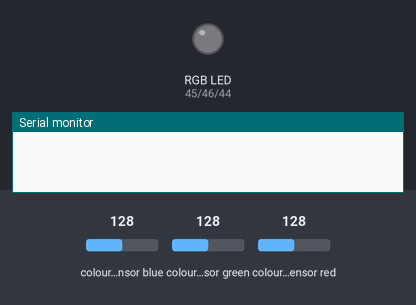
Bench run of a sketch on a simulated Arduino Mega 2560, built with avr-gcc and run on an emulated ATmega2560. Parts: an RGB LED mixed from three pins (HIGH = lit), the last lines printed to the serial monitor. Inputs (shaded band) come from the test bench; at power-on: colour sensor blue 128, colour sensor green 128, colour sensor red 128.

Above: at 0.1 s.
At 0.7 s:
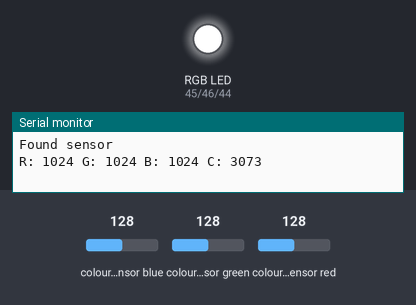
Timing chart, 0 to 2.2 s (numbered marks = the images above):
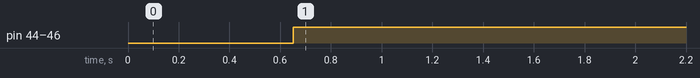

The sketch:

RGB_Sensor_raw.ino
```cpp
#include <Wire.h>
#include "Adafruit_TCS34725.h"

/* Connect SCL    to analog 5
   Connect SDA    to analog 4
   Connect VDD    to 3.3V DC
   Connect GROUND to common ground */

/* Initialise with default values (int time = 2.4ms, gain = 1x) */

  const int blue_light_pin= 44;
  const int red_light_pin = 45;
  const int green_light_pin = 46;

  Adafruit_TCS34725 tcs = Adafruit_TCS34725(TCS34725_INTEGRATIONTIME_614MS, TCS34725_GAIN_1X);

  int red = 0;
  int blue = 0;
  int green = 0;
  int ct = 0;

  bool ledOn = false;

void setup() {
  // put your setup code here, to run once:
  Serial.begin(9600);

  pinMode(red_light_pin, OUTPUT);
  pinMode(green_light_pin, OUTPUT);
  pinMode(blue_light_pin, OUTPUT);

  delay(500);
  while(1){
    if (tcs.begin()) {
      Serial.println("Found sensor");
      break;
    } else {
      Serial.println("No TCS34725 found ... check your connections");
    }
    delay(500);
  }
}


void loop() {
//  float r, g, b, c, colorTemp, lux;
  uint16_t r, g, b, c, colorTemp, lux;


  tcs.getRawData(&r, &g, &b, &c);
//  tcs.getRGB(&r, &g, &b);

  red = (int) r;
  green = (int) g;
  blue = (int) b;
  ct = (int) c;

  // colorTemp = tcs.calculateColorTemperature_dn40(r, g, b, c);
  // lux = tcs.calculateLux(r, g, b);

  delay(100);
  Serial.print("R: "); Serial.print(red, DEC); Serial.print(" ");
  Serial.print("G: "); Serial.print(green, DEC); Serial.print(" ");
  Serial.print("B: "); Serial.print(blue, DEC); Serial.print(" ");
  Serial.print("C: "); Serial.print((int) c, DEC); Serial.print(" ");
  Serial.println(" ");

//  RGB_color(red, green, blue);
//  return;

  //green: r=88 g=96 b = 43
  //gray r=100 g=76 b=54
  //yellow r=114 g=82 b=32
  //magenta r=125 g=56 b=55
  //red r=169 g=42 b=37
  //blue r=79 g=73 b=80

  //GREEN
  // r=74 g=109 b = 45
  // r=820 g=1160 b=490 c=2760
  if(valInRange(red, 820) &&
  valInRange(green, 1160) &&
  valInRange(blue, 490))
  {
    Serial.println("GREEN detected");
    RGB_color(0, 255, 0);
    return;
  }

  //GRAY
  // r=81 g=84 b=67
  // r=1300 g=1300 b=1000 c=3210
  if(valInRange(red, 1300) &&
  valInRange(green, 1300) &&
  valInRange(blue, 1000))
  {
    Serial.println("GRAY detected");
    RGB_color(125, 125, 125);
    return;
  }

  //YELLOW
  // r=99 g=95 b=33
  // r=2100 g=1860 b=670 c=5180
  if(valInRange(red, 2100) &&
  valInRange(green, 1860) &&
  valInRange(blue, 670))
  {
    Serial.println("YELLOW detected");
    RGB_color(255, 255, 0);
    return;
  }
  //MAGENTA
  // r=105 g=57 b=76
  // r=900 g=460 b=570 c=2060
  if(valInRange(red, 900) &&
  valInRange(green, 460) &&
  valInRange(blue, 570))
  {
    Serial.println("MAGENTA detected");
    RGB_color(255, 0, 255);
    return;
  }

  //RED
  // r=168 g=42 b=35
  // r=1250 g=260 b=230 c=1660
  if(valInRange(red, 1250) &&
  valInRange(green, 300) &&
  valInRange(blue, 300))
  {
    Serial.println("RED detected");
    RGB_color(255, 0, 0);
    return;
  }

  //BLUE
  // r=58 g=74 b=103
  // r=370 g=450 b=600 c=1530
  if(valInRange(red, 370) &&
  valInRange(green, 450) &&
  valInRange(blue, 600))
  {
    Serial.println("BLUE detected");
    RGB_color(0, 0, 255);
    return;
  }

  //OTHER
  RGB_color(0, 0, 0);

}

bool valInRange(int color, int target){
  int threshold = 200;
  return color < target + threshold && color > target - threshold;
}

void RGB_color(int red_light, int green_light, int blue_light) {
  // 255 - colorVal => makes the RGB LED return the correct color b/c 0 = on | 255 = off
  analogWrite(blue_light_pin, 255 - blue_light);
  analogWrite(red_light_pin, 255 - red_light);
  analogWrite(green_light_pin, 255 - green_light);
}
```

Measured:
- by itself, pin 44 (blue_light_pin), pin 45 (red_light_pin), pin 46 (green_light_pin): LOW → HIGH at 0.65 s
